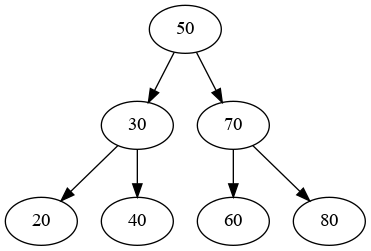

Recreate this plot in Python.

import graphviz

class Node:
    """ Implementation of binary tree, in which each node can have a maximum of two children
    """
    def __init__(self,data):
        self.data = data
        self.left = None
        self.right = None
    
class BinaryTree:
    def __init__(self):
        self.root = None

    def insert(self, data):
        new_node = Node(data)
        if self.root is None:
            self.root = new_node
        else:
            self._insert_recursive(self.root,data)
    
    def _insert_recursive(self, node, value):
        if value < node.data:
            if node.left is None:
                node.left = Node(value)
            else:
                self._insert_recursive(node.left,value)
        else:
            if node.right is None:
                node.right = Node(value)
            else:
                self._insert_recursive(node.right,value)
        

    def printInOrder(self, node):
        if node is not None:
            self.printInOrder(node.left)
            print(node.data, end=" ")
            self.printInOrder(node.right)
    
    def visualizeBTree(self):
        dot = graphviz.Digraph()
        dot.node(str(self.root.data))

        def add_nodes_edges(node):
            if node.left:
                dot.node(str(node.left.data))
                dot.edge(str(node.data),str(node.left.data))
                add_nodes_edges(node.left)
            if node.right:
                dot.node(str(node.right.data))
                dot.edge(str(node.data),str(node.right.data))
                add_nodes_edges(node.right)
            
        add_nodes_edges(self.root)
        dot.render('binary_tree', view=True, format="png")
        
        



if __name__ == "__main__":
    tree = BinaryTree()
    tree.insert(50)
    tree.insert(30)
    tree.insert(20)
    tree.insert(40)
    tree.insert(70)
    tree.insert(60)
    tree.insert(80)

    #print("Inorder Traversal")
    #tree.printInOrder(tree.root)
    tree.visualizeBTree()
    
